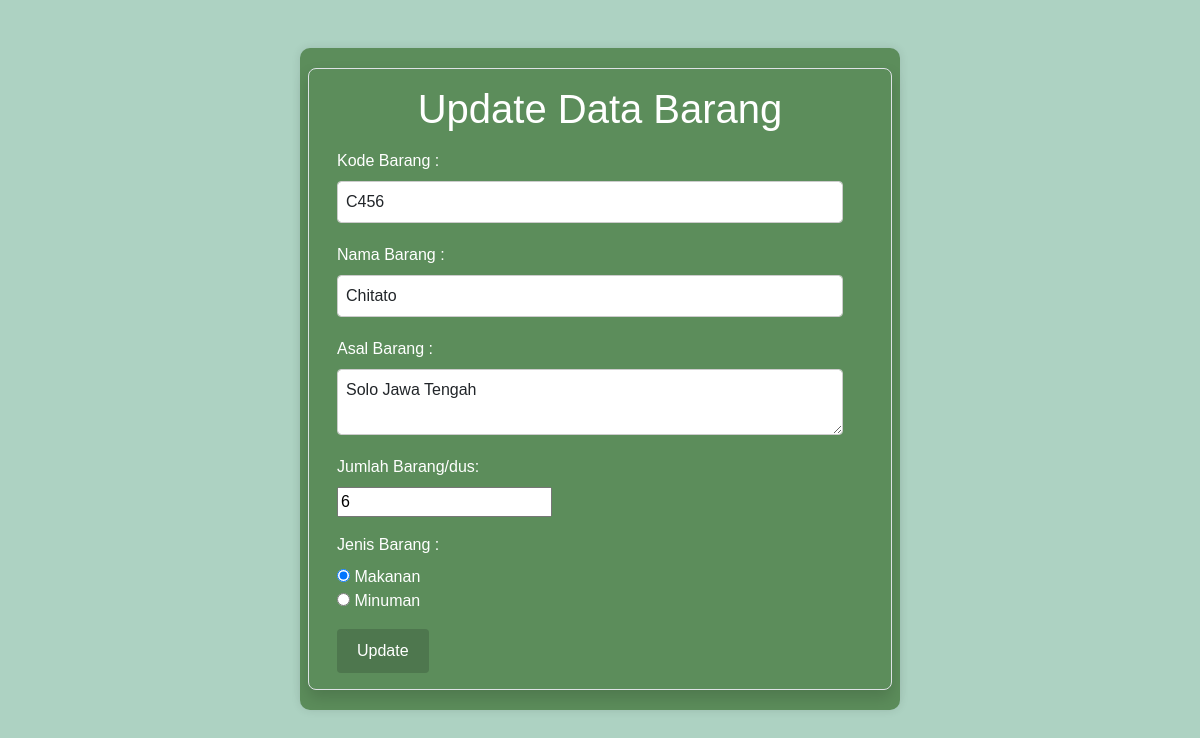
/ubah.php?id=19, run on the app's committed database.
### tables this page shows
CREATE TABLE `barang` (
  `id` int(11) NOT NULL,
  `kode` varchar(50) NOT NULL,
  `nama` varchar(100) NOT NULL,
  `asal` varchar(100) NOT NULL,
  `jumlah` int(11) NOT NULL,
  `jenis` varchar(50) NOT NULL
);

### functions.php (called while the page is built, shortened)
<?php
$conn = mysqli_connect("localhost", "root", "", "barang");
function query($query) {
    global $conn;
    $result = mysqli_query($conn, $query);
    $rows = [];
    while ($row = mysqli_fetch_assoc($result)) {
        $rows[] = $row;
    }
    return $rows;
}
?>

### ubah.php (the view, shortened to what this page needs)
<?php
require 'functions.php';
$id = $_GET["id"];
$barang = query("SELECT * FROM barang WHERE id = $id")[0];
?>
<!DOCTYPE html>
<html lang="en">
<head>
    <link href="https://cdn.jsdelivr.net/npm/bootstrap@5.3.2/dist/css/bootstrap.min.css" rel="stylesheet">
    <link rel="stylesheet" href="style/ubah.css">
</head>
<body>
    <div class="container d-flex justify-content-center align-items-center mt-5">
        <div class="row border rounded-3 p-3 shadow box-area">
            <h1 class="mb-3 text-white">Update Data Barang</h1>
            <form action="" method="post" enctype="multipart/form-data">
                <div class="mb-3">
                    <label class="form-label" for="kode"> Kode Barang : </label>
                    <input class="form-control " type="text" name="kode" id="kode" value="<?= $barang['kode']; ?>" required>
                </div>
                <div class="mb-3">
                    <label class="form-label" for="nama"> Nama Barang : </label>
                    <input class="form-control" type="text" name="nama" id="nama" value="<?= $barang['nama']; ?>" required>
                </div>
                <div class="mb-3">
                    <label class="form-label" for="asal"> Asal Barang : </label>
                    <textarea class="form-control" type="text" name="asal" id="asal" required><?= $barang['asal']; ?></textarea>
                </div>
                <div class="mb-3">
                    <label class="form-label" for="jumlah">Jumlah Barang/dus: </label> <br>
                    <input type="number" name="jumlah" id="jumlah" value="<?= $barang['jumlah']; ?>" min="1" placeholder=" " required>
                </div>
                <div class="mb-3">
                    <label class="form-label" for="jenis"> Jenis Barang : </label> <br>
                    <input type="radio" name="jenis" id="jenis1" value="Makanan" <?= $barang['jenis'] == 'Makanan' ? 'checked' : ''; ?> required>
                    <label for="jenis1">Makanan</label> <br>
                    <input type="radio" name="jenis" id="jenis2" value="Minuman" <?= $barang['jenis'] == 'Minuman' ? 'checked' : ''; ?> required>
                    <label for="jenis2">Minuman</label>
                </div>
                <button type="submit" name="submit" class="btn btn-primary">Update</button>
            </form>
        </div>
    </div>
</body>
</html>

### style/ubah.css (style rules this page uses)
body { font-family: Arial, sans-serif; background-color: #ADD2C2; margin: 0; padding: 0; }
.container { max-width: 600px; margin: 50px auto; padding: 20px; background-color: #5C8D5B; border-radius: 10px; box-shadow: 0 0 10px rgba(0, 0, 0, 0.1); }
.form-control { width: calc(100% - 20px); padding: 8px; margin-bottom: 20px; border: 1px solid #ccc; border-radius: 4px; transition: border-color 0.3s ease-in-out; }
.btn { padding: 10px 20px; border: none; border-radius: 4px; cursor: pointer; background-color: #4e774e; color: #fff; transition: background-color 0.3s ease-in-out; }
h1 { margin-bottom: 20px; text-align: center; }
.box-area { background-color: #5C8D5B; color: #fff; }

### data on the page
barang: kode "C456", nama "Chitato", asal "Solo Jawa Tengah", jumlah "6", jenis "☑ Makanan", jenis "☐ Minuman"
